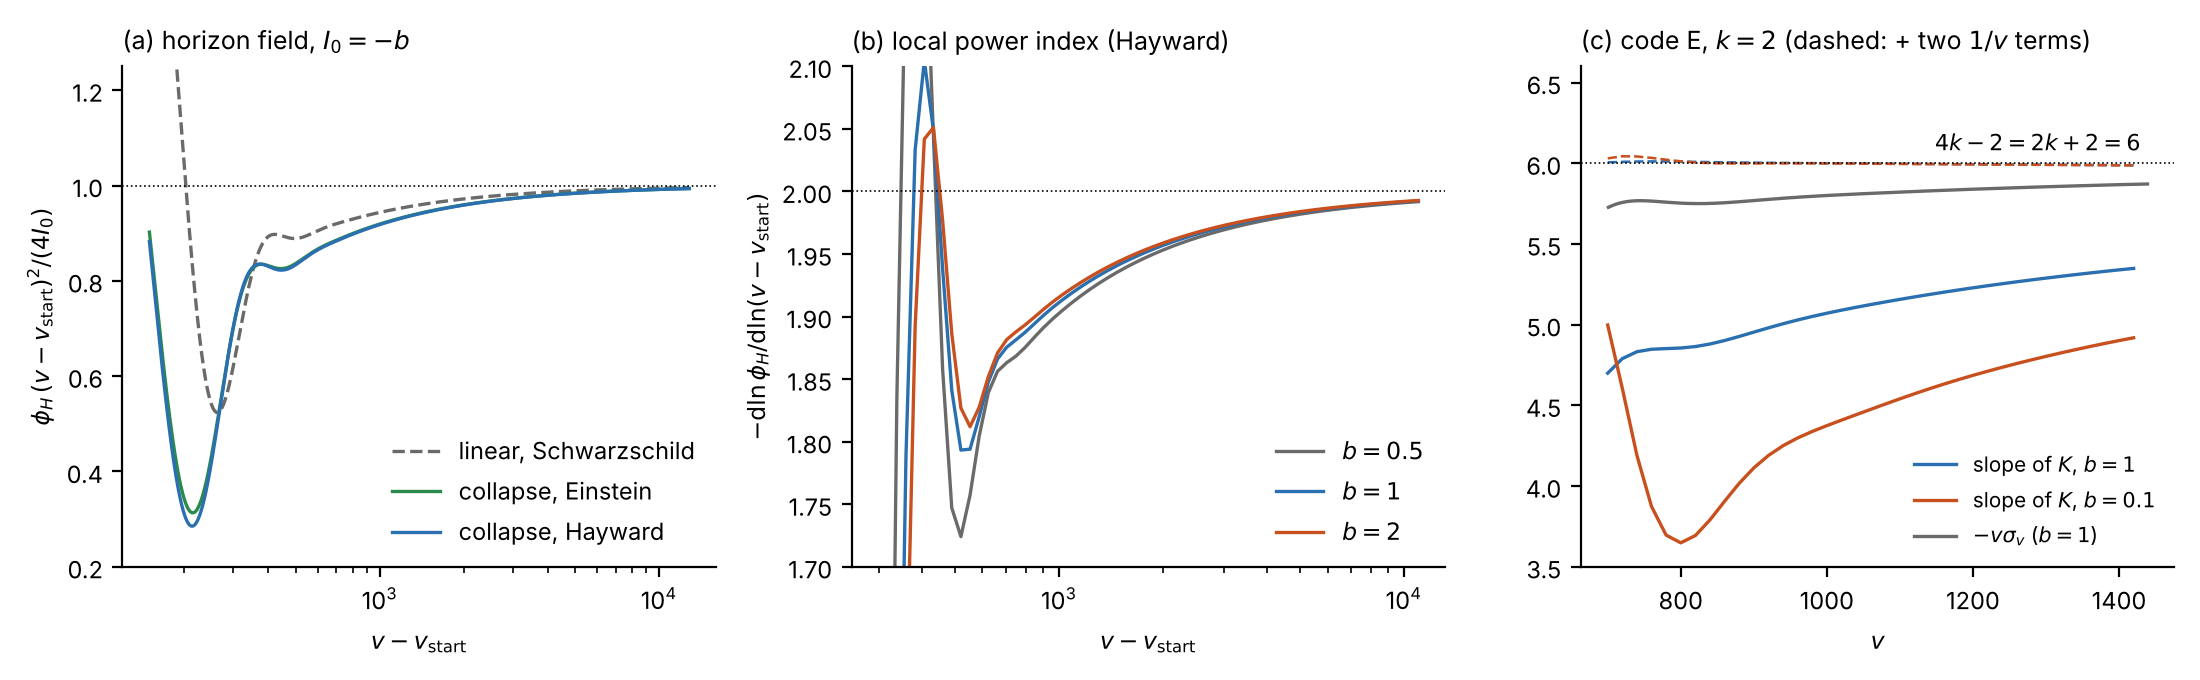

The script that saved this image:
"""Figure of the k=2 (non-compact data) collapse tail.  usage: QTG_CODE=<code dir> python3 fig_collapse_k2.py  (needs npdata/, nplin_*.npz, ce/*.json or data/)"""
import sys,os,numpy as np
import matplotlib; matplotlib.use('Agg'); import matplotlib.pyplot as plt
sys.path.insert(0,os.environ['QTG_CODE']); sys.argv=['x']
from front import load
C1,C2,C3,C4='#2a6fb0','#c8501e','#6a6a6a','#2a8a4a'
plt.rcParams.update({'font.size':8.5,'axes.spines.top':False,'axes.spines.right':False,'lines.linewidth':1.2})
fig,ax=plt.subplots(1,3,figsize=(11,3.4))
a=ax[0]
for fn,c,lab in (('nplin_m0_M5_h0.2.npz',C3,'linear, Schwarzschild'),('npdata/np_m0_b1.0_h1.npz',C4,'collapse, Einstein'),('npdata/np_m1_b1.0_h1.npz',C1,'collapse, Hayward')):
    d=np.load(fn); t=d['t']; y=d['phiH']*t**2/(-4*float(d['b'])); m=t>150; a.semilogx(t[m],y[m],color=c,label=lab,ls='--' if 'linear' in lab else '-')
a.axhline(1,color='k',lw=0.6,ls=':'); a.set_ylim(0.2,1.25); a.set_xlabel(r'$v-v_{\rm start}$'); a.set_ylabel(r'$\phi_H\,(v-v_{\rm start})^{2}/(4I_0)$'); a.legend(frameon=False,loc='lower right')
a.set_title(r'(a) horizon field, $I_0=-b$',fontsize=9,loc='left')
b=ax[1]
for fn,c,lab in (('npdata/np_m1_b0.5_h1.npz',C3,r'$b=0.5$'),('npdata/np_m1_b1.0_h1.npz',C1,r'$b=1$'),('npdata/np_m1_b2.0_h1.npz',C2,r'$b=2$')):
    d=np.load(fn); t=d['t']; f=d['phiH']; xs=[];out=[]
    for T in np.geomspace(300,11000,60):
        j1=np.searchsorted(t,T*0.93); j2=np.searchsorted(t,T*1.07); out.append(-(np.log(abs(f[j2]))-np.log(abs(f[j1])))/(np.log(t[j2])-np.log(t[j1]))); xs.append(T)
    b.semilogx(xs,out,color=c,label=lab)
b.axhline(2,color='k',lw=0.6,ls=':'); b.set_ylim(1.7,2.1); b.set_xlabel(r'$v-v_{\rm start}$'); b.set_ylabel(r'$-{\rm d}\ln\phi_H/{\rm d}\ln(v-v_{\rm start})$'); b.legend(frameon=False,loc='lower right'); b.set_title('(b) local power index (Hayward)',fontsize=9,loc='left')
c=ax[2]; fn=[('ce/genc_np1_hs0.2_hv0.2_v1500.json',C1,r'$b=1$'),('ce/genc_np01_hs0.2_hv0.2_v1500.json',C2,r'$b=0.1$')]
for f,col,lab in fn:
    d,v,A=load(f,2); dv=v[1]-v[0]; K=A['K']; vv=[];sl=[];pl=[]
    for V in np.arange(700,1440,20):
        i=np.argmin(abs(v-V)); a_,b_=i-10,i+10; s=np.log(K[b_]/K[a_])/np.log(v[b_]/v[a_]); dm=(A['m'][i+5]-A['m'][i-5])/(10*dv); v0=v[i]-A['m'][i]/dm; vs=v[i]*A['sV'][i]
        vv.append(V); sl.append(s); pl.append(s+6*v0/(v[i]-v0)-2*(abs(vs)-6))
    c.plot(vv,sl,color=col,label='slope of $K$, '+lab); c.plot(vv,pl,color=col,ls='--',lw=0.9)
d,v,A=load(fn[0][0],2); mm=(v>700)&(v<1440); c.plot(v[mm],-v[mm]*A['sV'][mm],color=C3,label=r'$-v\sigma_v$ ($b=1$)')
c.axhline(6,color='k',lw=0.6,ls=':'); c.text(1430,6.08,r'$4k-2=2k+2=6$',ha='right',fontsize=8)
c.set_ylim(3.5,6.6); c.set_xlabel(r'$v$'); c.legend(frameon=False,loc='lower right',fontsize=7.5); c.set_title(r'(c) code E, $k=2$ (dashed: + two $1/v$ terms)',fontsize=9,loc='left')
plt.tight_layout(); plt.savefig('fig_collapse_k2.png',dpi=200); print('ok')
